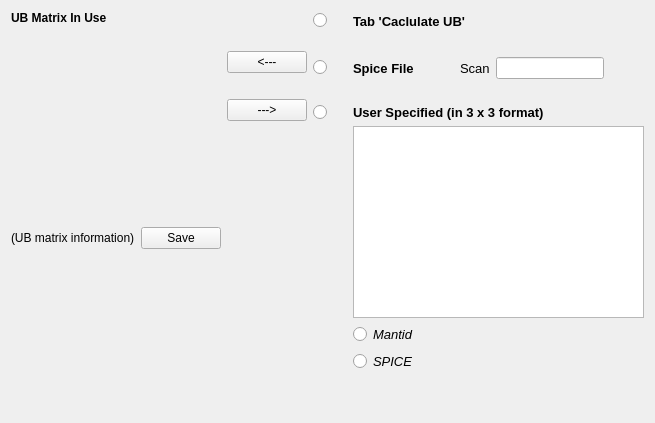
          <widget class="QWidget" name="tab_5">
           <attribute name="title">
            <string>UB Matrix</string>
           </attribute>
           <layout class="QHBoxLayout" name="horizontalLayout_2">
            <item>
             <layout class="QVBoxLayout" name="verticalLayout_14">
              <item>
               <widget class="QLabel" name="label_3">
                <property name="font">
                 <font>
                  <weight>75</weight>
                  <bold>true</bold>
                  <strikeout>false</strikeout>
                 </font>
                </property>
                <property name="text">
                 <string>UB Matrix In Use</string>
                </property>
               </widget>
              </item>
              <item>
               <widget class="QFrame" name="frame_tableWidget_ubInUse">
                <property name="sizePolicy">
                 <sizepolicy hsizetype="Expanding" vsizetype="Expanding">
                  <horstretch>0</horstretch>
                  <verstretch>0</verstretch>
                 </sizepolicy>
                </property>
                <property name="maximumSize">
                 <size>
                  <width>16777215</width>
                  <height>150</height>
                 </size>
                </property>
               </widget>
              </item>
              <item>
               <spacer name="verticalSpacer_14">
                <property name="orientation">
                 <enum>Qt::Vertical</enum>
                </property>
                <property name="sizeType">
                 <enum>QSizePolicy::Preferred</enum>
                </property>
                <property name="sizeHint" stdset="0">
                 <size>
                  <width>20</width>
                  <height>40</height>
                 </size>
                </property>
               </spacer>
              </item>
              <item>
               <layout class="QHBoxLayout" name="horizontalLayout_6">
                <item>
                 <widget class="QLabel" name="label_ubInfoLabel">
                  <property name="sizePolicy">
                   <sizepolicy hsizetype="Expanding" vsizetype="Preferred">
                    <horstretch>0</horstretch>
                    <verstretch>0</verstretch>
                   </sizepolicy>
                  </property>
                  <property name="text">
                   <string>(UB matrix information)</string>
                  </property>
                 </widget>
                </item>
                <item>
                 <widget class="QPushButton" name="pushButton_saveUB">
                  <property name="text">
                   <string>Save</string>
                  </property>
                 </widget>
                </item>
               </layout>
              </item>
              <item>
               <spacer name="verticalSpacer_17">
                <property name="orientation">
                 <enum>Qt::Vertical</enum>
                </property>
                <property name="sizeHint" stdset="0">
                 <size>
                  <width>20</width>
                  <height>40</height>
                 </size>
                </property>
               </spacer>
              </item>
             </layout>
            </item>
            <item>
             <layout class="QVBoxLayout" name="verticalLayout_15">
              <item>
               <spacer name="verticalSpacer_22">
                <property name="orientation">
                 <enum>Qt::Vertical</enum>
                </property>
                <property name="sizeType">
                 <enum>QSizePolicy::Minimum</enum>
                </property>
                <property name="sizeHint" stdset="0">
                 <size>
                  <width>20</width>
                  <height>40</height>
                 </size>
                </property>
               </spacer>
              </item>
              <item>
               <widget class="QPushButton" name="pushButton_syncUB">
                <property name="text">
                 <string>&lt;---</string>
                </property>
               </widget>
              </item>
              <item>
               <spacer name="verticalSpacer_5">
                <property name="orientation">
                 <enum>Qt::Vertical</enum>
                </property>
                <property name="sizeType">
                 <enum>QSizePolicy::Preferred</enum>
                </property>
                <property name="sizeHint" stdset="0">
                 <size>
                  <width>20</width>
                  <height>20</height>
                 </size>
                </property>
               </spacer>
              </item>
              <item>
               <widget class="QPushButton" name="pushButton_showUB2Edit">
                <property name="text">
                 <string>---&gt;</string>
                </property>
               </widget>
              </item>
              <item>
               <spacer name="verticalSpacer_21">
                <property name="orientation">
                 <enum>Qt::Vertical</enum>
                </property>
                <property name="sizeHint" stdset="0">
                 <size>
                  <width>20</width>
                  <height>40</height>
                 </size>
                </property>
               </spacer>
              </item>
             </layout>
            </item>
            <item>
             <layout class="QGridLayout" name="gridLayout_17">
              <item row="8" column="2">
               <spacer name="verticalSpacer_20">
                <property name="orientation">
                 <enum>Qt::Vertical</enum>
                </property>
                <property name="sizeHint" stdset="0">
                 <size>
                  <width>20</width>
                  <height>40</height>
                 </size>
                </property>
               </spacer>
              </item>
              <item row="6" column="2">
               <widget class="QRadioButton" name="radioButton_ubMantidStyle">
                <property name="font">
                 <font>
                  <pointsize>10</pointsize>
                  <italic>true</italic>
                 </font>
                </property>
                <property name="text">
                 <string>Mantid</string>
                </property>
               </widget>
              </item>
              <item row="0" column="0">
               <widget class="QRadioButton" name="radioButton_ubFromTab1">
                <property name="text">
                 <string/>
                </property>
               </widget>
              </item>
              <item row="5" column="2">
               <widget class="QPlainTextEdit" name="plainTextEdit_ubInput">
                <property name="sizePolicy">
                 <sizepolicy hsizetype="Expanding" vsizetype="Expanding">
                  <horstretch>0</horstretch>
                  <verstretch>0</verstretch>
                 </sizepolicy>
                </property>
                <property name="maximumSize">
                 <size>
                  <width>16777215</width>
                  <height>200</height>
                 </size>
                </property>
               </widget>
              </item>
              <item row="0" column="1">
               <spacer name="horizontalSpacer_18">
                <property name="orientation">
                 <enum>Qt::Horizontal</enum>
                </property>
                <property name="sizeType">
                 <enum>QSizePolicy::Preferred</enum>
                </property>
                <property name="sizeHint" stdset="0">
                 <size>
                  <width>20</width>
                  <height>20</height>
                 </size>
                </property>
               </spacer>
              </item>
              <item row="0" column="2">
               <widget class="QLabel" name="label_35">
                <property name="font">
                 <font>
                  <pointsize>10</pointsize>
                  <weight>75</weight>
                  <bold>true</bold>
                 </font>
                </property>
                <property name="text">
                 <string>Tab 'Caclulate UB'</string>
                </property>
               </widget>
              </item>
              <item row="4" column="0">
               <widget class="QRadioButton" name="radioButton_ubFromList">
                <property name="text">
                 <string/>
                </property>
               </widget>
              </item>
              <item row="4" column="2">
               <widget class="QLabel" name="label_28">
                <property name="font">
                 <font>
                  <pointsize>10</pointsize>
                  <weight>75</weight>
                  <bold>true</bold>
                 </font>
                </property>
                <property name="text">
                 <string>User Specified (in 3 x 3 format)</string>
                </property>
               </widget>
              </item>
              <item row="7" column="2">
               <widget class="QRadioButton" name="radioButton_ubSpiceStyle">
                <property name="font">
                 <font>
                  <pointsize>10</pointsize>
                  <italic>true</italic>
                 </font>
                </property>
                <property name="text">
                 <string>SPICE</string>
                </property>
               </widget>
              </item>
              <item row="2" column="0">
               <widget class="QRadioButton" name="radioButton_loadUBmatrix">
                <property name="enabled">
                 <bool>true</bool>
                </property>
                <property name="text">
                 <string/>
                </property>
               </widget>
              </item>
              <item row="2" column="2">
               <layout class="QHBoxLayout" name="horizontalLayout_16">
                <item>
                 <widget class="QLabel" name="label_55">
                  <property name="font">
                   <font>
                    <pointsize>10</pointsize>
                    <weight>75</weight>
                    <bold>true</bold>
                   </font>
                  </property>
                  <property name="text">
                   <string>Spice File</string>
                  </property>
                 </widget>
                </item>
                <item>
                 <spacer name="horizontalSpacer_27">
                  <property name="orientation">
                   <enum>Qt::Horizontal</enum>
                  </property>
                  <property name="sizeType">
                   <enum>QSizePolicy::Preferred</enum>
                  </property>
                  <property name="sizeHint" stdset="0">
                   <size>
                    <width>40</width>
                    <height>20</height>
                   </size>
                  </property>
                 </spacer>
                </item>
                <item>
                 <widget class="QLabel" name="label_56">
                  <property name="font">
                   <font>
                    <pointsize>10</pointsize>
                   </font>
                  </property>
                  <property name="text">
                   <string>Scan</string>
                  </property>
                 </widget>
                </item>
                <item>
                 <widget class="QLineEdit" name="lineEdit_scanNumberSpiceUB"/>
                </item>
                <item>
                 <spacer name="horizontalSpacer_28">
                  <property name="orientation">
                   <enum>Qt::Horizontal</enum>
                  </property>
                  <property name="sizeHint" stdset="0">
                   <size>
                    <width>40</width>
                    <height>20</height>
                   </size>
                  </property>
                 </spacer>
                </item>
               </layout>
              </item>
              <item row="1" column="1">
               <spacer name="verticalSpacer_26">
                <property name="orientation">
                 <enum>Qt::Vertical</enum>
                </property>
                <property name="sizeType">
                 <enum>QSizePolicy::Preferred</enum>
                </property>
                <property name="sizeHint" stdset="0">
                 <size>
                  <width>20</width>
                  <height>20</height>
                 </size>
                </property>
               </spacer>
              </item>
              <item row="3" column="1">
               <spacer name="verticalSpacer_28">
                <property name="orientation">
                 <enum>Qt::Vertical</enum>
                </property>
                <property name="sizeType">
                 <enum>QSizePolicy::Preferred</enum>
                </property>
                <property name="sizeHint" stdset="0">
                 <size>
                  <width>20</width>
                  <height>20</height>
                 </size>
                </property>
               </spacer>
              </item>
             </layout>
            </item>
           </layout>
          </widget>
